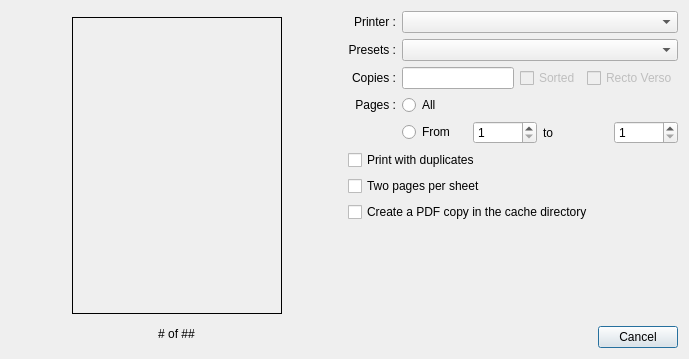
<?xml version="1.0" encoding="UTF-8"?>
<ui version="4.0">
 <class>Print::Internal::PrintDialog</class>
 <widget class="QDialog" name="Print::Internal::PrintDialog">
  <property name="windowModality">
   <enum>Qt::NonModal</enum>
  </property>
  <property name="geometry">
   <rect>
    <x>0</x>
    <y>0</y>
    <width>689</width>
    <height>359</height>
   </rect>
  </property>
  <property name="sizePolicy">
   <sizepolicy hsizetype="Minimum" vsizetype="Minimum">
    <horstretch>0</horstretch>
    <verstretch>0</verstretch>
   </sizepolicy>
  </property>
  <property name="windowTitle">
   <string>Print</string>
  </property>
  <layout class="QGridLayout" name="gridLayout_2">
   <item row="0" column="0" rowspan="3">
    <layout class="QVBoxLayout" name="verticalLayout">
     <item>
      <layout class="QHBoxLayout" name="horizontalLayout_2">
       <item>
        <spacer name="horizontalSpacer">
         <property name="orientation">
          <enum>Qt::Horizontal</enum>
         </property>
         <property name="sizeHint" stdset="0">
          <size>
           <width>13</width>
           <height>20</height>
          </size>
         </property>
        </spacer>
       </item>
       <item>
        <widget class="QLabel" name="preview">
         <property name="minimumSize">
          <size>
           <width>210</width>
           <height>297</height>
          </size>
         </property>
         <property name="maximumSize">
          <size>
           <width>210</width>
           <height>297</height>
          </size>
         </property>
         <property name="frameShape">
          <enum>QFrame::Box</enum>
         </property>
         <property name="frameShadow">
          <enum>QFrame::Plain</enum>
         </property>
         <property name="lineWidth">
          <number>1</number>
         </property>
         <property name="midLineWidth">
          <number>1</number>
         </property>
         <property name="text">
          <string/>
         </property>
        </widget>
       </item>
       <item>
        <spacer name="horizontalSpacer_2">
         <property name="orientation">
          <enum>Qt::Horizontal</enum>
         </property>
         <property name="sizeHint" stdset="0">
          <size>
           <width>13</width>
           <height>20</height>
          </size>
         </property>
        </spacer>
       </item>
      </layout>
     </item>
     <item>
      <layout class="QHBoxLayout" name="horizontalLayout">
       <item>
        <widget class="QPushButton" name="firstButton">
         <property name="minimumSize">
          <size>
           <width>16</width>
           <height>16</height>
          </size>
         </property>
         <property name="maximumSize">
          <size>
           <width>16</width>
           <height>16</height>
          </size>
         </property>
         <property name="toolTip">
          <string>First page</string>
         </property>
         <property name="text">
          <string/>
         </property>
         <property name="autoDefault">
          <bool>false</bool>
         </property>
         <property name="flat">
          <bool>true</bool>
         </property>
        </widget>
       </item>
       <item>
        <widget class="QPushButton" name="prevButton">
         <property name="minimumSize">
          <size>
           <width>16</width>
           <height>16</height>
          </size>
         </property>
         <property name="maximumSize">
          <size>
           <width>16</width>
           <height>16</height>
          </size>
         </property>
         <property name="toolTip">
          <string>Previous page</string>
         </property>
         <property name="text">
          <string/>
         </property>
         <property name="autoDefault">
          <bool>false</bool>
         </property>
         <property name="flat">
          <bool>true</bool>
         </property>
        </widget>
       </item>
       <item>
        <widget class="QLabel" name="viewPageLabel">
         <property name="sizePolicy">
          <sizepolicy hsizetype="Preferred" vsizetype="Fixed">
           <horstretch>0</horstretch>
           <verstretch>0</verstretch>
          </sizepolicy>
         </property>
         <property name="text">
          <string># of ##</string>
         </property>
         <property name="alignment">
          <set>Qt::AlignCenter</set>
         </property>
        </widget>
       </item>
       <item>
        <widget class="QPushButton" name="nextButton">
         <property name="minimumSize">
          <size>
           <width>16</width>
           <height>16</height>
          </size>
         </property>
         <property name="maximumSize">
          <size>
           <width>16</width>
           <height>16</height>
          </size>
         </property>
         <property name="toolTip">
          <string>Next page</string>
         </property>
         <property name="text">
          <string/>
         </property>
         <property name="autoDefault">
          <bool>false</bool>
         </property>
         <property name="flat">
          <bool>true</bool>
         </property>
        </widget>
       </item>
       <item>
        <widget class="QPushButton" name="lastButton">
         <property name="minimumSize">
          <size>
           <width>16</width>
           <height>16</height>
          </size>
         </property>
         <property name="maximumSize">
          <size>
           <width>16</width>
           <height>16</height>
          </size>
         </property>
         <property name="toolTip">
          <string>Last page</string>
         </property>
         <property name="text">
          <string/>
         </property>
         <property name="autoDefault">
          <bool>false</bool>
         </property>
         <property name="flat">
          <bool>true</bool>
         </property>
        </widget>
       </item>
      </layout>
     </item>
    </layout>
   </item>
   <item row="0" column="1">
    <layout class="QGridLayout" name="gridLayout">
     <item row="0" column="0">
      <widget class="QLabel" name="label_3">
       <property name="text">
        <string>Printer :</string>
       </property>
       <property name="alignment">
        <set>Qt::AlignRight|Qt::AlignTrailing|Qt::AlignVCenter</set>
       </property>
      </widget>
     </item>
     <item row="0" column="1" colspan="3">
      <widget class="QComboBox" name="printerCombo">
       <property name="sizePolicy">
        <sizepolicy hsizetype="Minimum" vsizetype="Fixed">
         <horstretch>0</horstretch>
         <verstretch>0</verstretch>
        </sizepolicy>
       </property>
      </widget>
     </item>
     <item row="1" column="0">
      <widget class="QLabel" name="labelPresets">
       <property name="text">
        <string>Presets :</string>
       </property>
       <property name="alignment">
        <set>Qt::AlignRight|Qt::AlignTrailing|Qt::AlignVCenter</set>
       </property>
      </widget>
     </item>
     <item row="1" column="1" colspan="3">
      <widget class="QComboBox" name="presetsCombo">
       <property name="sizePolicy">
        <sizepolicy hsizetype="Minimum" vsizetype="Fixed">
         <horstretch>0</horstretch>
         <verstretch>0</verstretch>
        </sizepolicy>
       </property>
      </widget>
     </item>
     <item row="2" column="0">
      <widget class="QLabel" name="label_4">
       <property name="text">
        <string>Copies :</string>
       </property>
       <property name="alignment">
        <set>Qt::AlignRight|Qt::AlignTrailing|Qt::AlignVCenter</set>
       </property>
      </widget>
     </item>
     <item row="2" column="1">
      <widget class="QLineEdit" name="copies"/>
     </item>
     <item row="2" column="2">
      <widget class="QCheckBox" name="sorted">
       <property name="enabled">
        <bool>false</bool>
       </property>
       <property name="text">
        <string>Sorted</string>
       </property>
      </widget>
     </item>
     <item row="2" column="3">
      <widget class="QCheckBox" name="rectoverso">
       <property name="enabled">
        <bool>false</bool>
       </property>
       <property name="text">
        <string>Recto Verso</string>
       </property>
      </widget>
     </item>
     <item row="3" column="0">
      <widget class="QLabel" name="label_5">
       <property name="text">
        <string>Pages :</string>
       </property>
       <property name="alignment">
        <set>Qt::AlignRight|Qt::AlignTrailing|Qt::AlignVCenter</set>
       </property>
      </widget>
     </item>
     <item row="3" column="1">
      <widget class="QRadioButton" name="allPages">
       <property name="text">
        <string>All</string>
       </property>
      </widget>
     </item>
     <item row="4" column="1" colspan="3">
      <layout class="QHBoxLayout" name="horizontalLayout_3">
       <item>
        <widget class="QRadioButton" name="pagesRange">
         <property name="text">
          <string>From</string>
         </property>
        </widget>
       </item>
       <item>
        <widget class="QSpinBox" name="pageFrom">
         <property name="minimum">
          <number>1</number>
         </property>
        </widget>
       </item>
       <item>
        <widget class="QLabel" name="label_6">
         <property name="sizePolicy">
          <sizepolicy hsizetype="Minimum" vsizetype="Preferred">
           <horstretch>0</horstretch>
           <verstretch>0</verstretch>
          </sizepolicy>
         </property>
         <property name="text">
          <string>to</string>
         </property>
        </widget>
       </item>
       <item>
        <widget class="QSpinBox" name="pageTo">
         <property name="minimum">
          <number>1</number>
         </property>
        </widget>
       </item>
      </layout>
     </item>
     <item row="5" column="0" colspan="4">
      <widget class="QCheckBox" name="duplicatas">
       <property name="text">
        <string>Print with duplicates</string>
       </property>
      </widget>
     </item>
     <item row="6" column="0" colspan="4">
      <widget class="QCheckBox" name="nup">
       <property name="text">
        <string>Two pages per sheet</string>
       </property>
      </widget>
     </item>
     <item row="7" column="0" colspan="4">
      <widget class="QCheckBox" name="createPdf">
       <property name="text">
        <string>Create a PDF copy in the cache directory</string>
       </property>
      </widget>
     </item>
    </layout>
   </item>
   <item row="1" column="1">
    <spacer name="verticalSpacer">
     <property name="orientation">
      <enum>Qt::Vertical</enum>
     </property>
     <property name="sizeHint" stdset="0">
      <size>
       <width>13</width>
       <height>65</height>
      </size>
     </property>
    </spacer>
   </item>
   <item row="2" column="1">
    <widget class="QDialogButtonBox" name="buttonBox">
     <property name="orientation">
      <enum>Qt::Horizontal</enum>
     </property>
     <property name="standardButtons">
      <set>QDialogButtonBox::Cancel</set>
     </property>
    </widget>
   </item>
  </layout>
 </widget>
 <resources/>
 <connections>
  <connection>
   <sender>buttonBox</sender>
   <signal>accepted()</signal>
   <receiver>Print::Internal::PrintDialog</receiver>
   <slot>accept()</slot>
   <hints>
    <hint type="sourcelabel">
     <x>248</x>
     <y>254</y>
    </hint>
    <hint type="destinationlabel">
     <x>157</x>
     <y>274</y>
    </hint>
   </hints>
  </connection>
  <connection>
   <sender>buttonBox</sender>
   <signal>rejected()</signal>
   <receiver>Print::Internal::PrintDialog</receiver>
   <slot>reject()</slot>
   <hints>
    <hint type="sourcelabel">
     <x>316</x>
     <y>260</y>
    </hint>
    <hint type="destinationlabel">
     <x>286</x>
     <y>274</y>
    </hint>
   </hints>
  </connection>
 </connections>
</ui>
